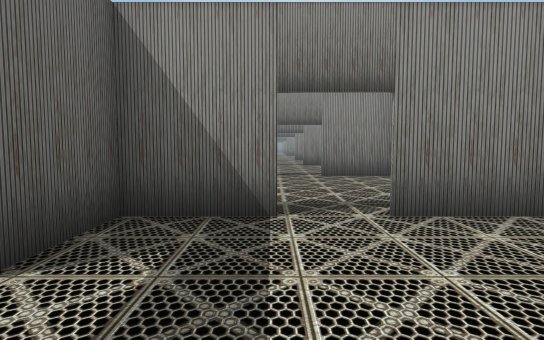
View 1 (above)

24 first-person views from a walk through a Unity game level. The camera is 1.5 m above the floor, tilts 4° down and sees 80° across. Doors are open. The floor is counted in squares, 2 m on a side. Each view is taken from the middle of a square. On the plan, view 1 faces up. The plan holds only what a view shows up to about 11 squares ahead; the rest is blank. The place goes on beyond the plan. The player character is not drawn.

View 2
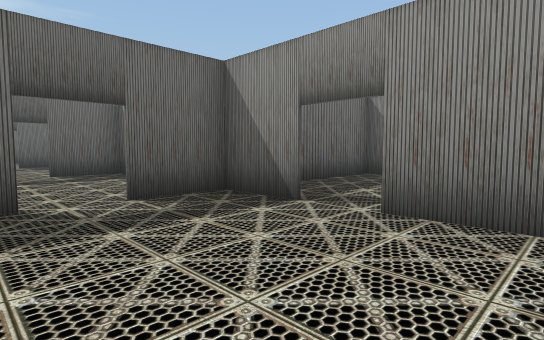

View 3
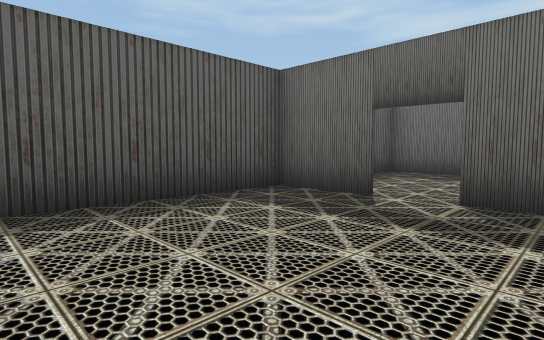

View 4
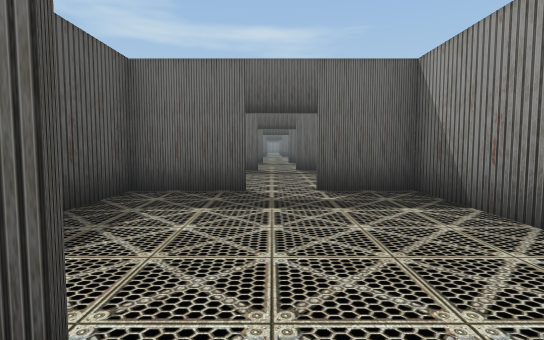

View 5
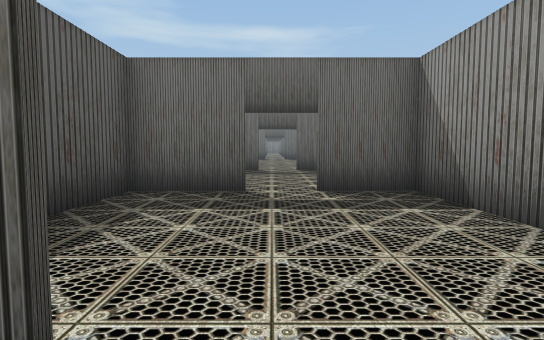

View 6
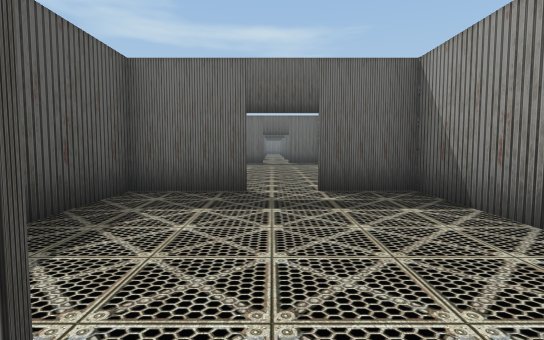

View 7
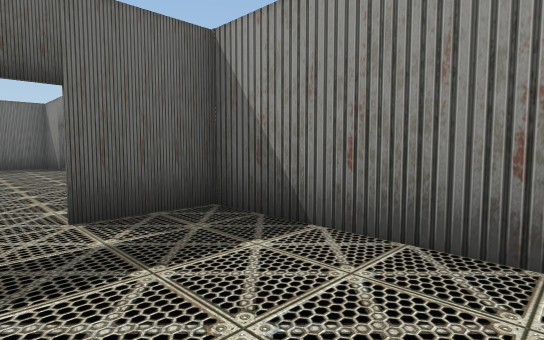

View 8
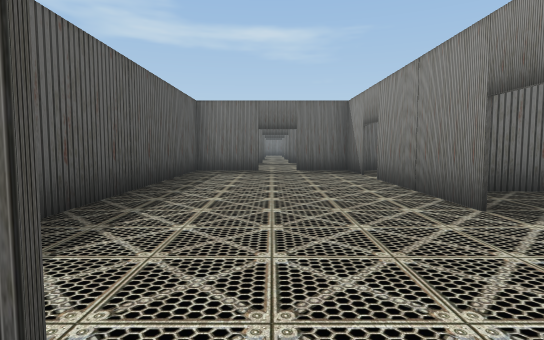

View 9
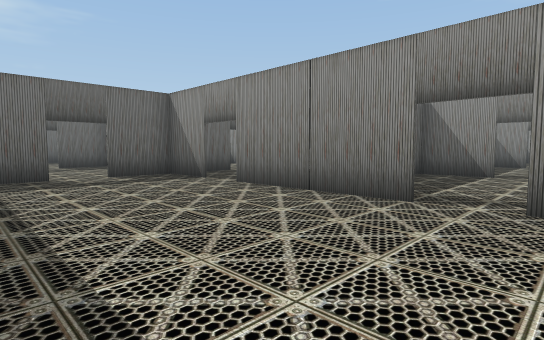

View 10
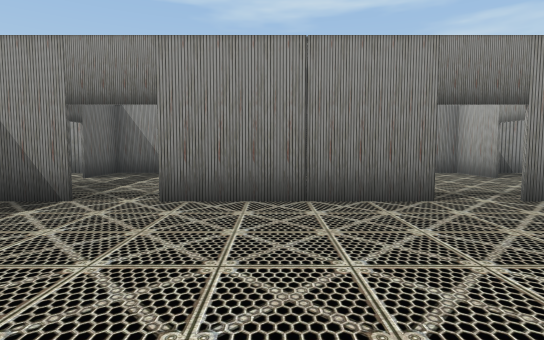

View 11
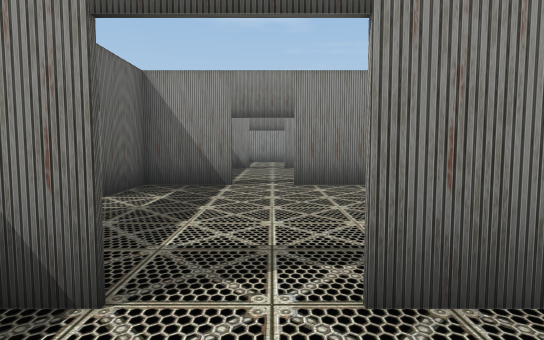

View 12
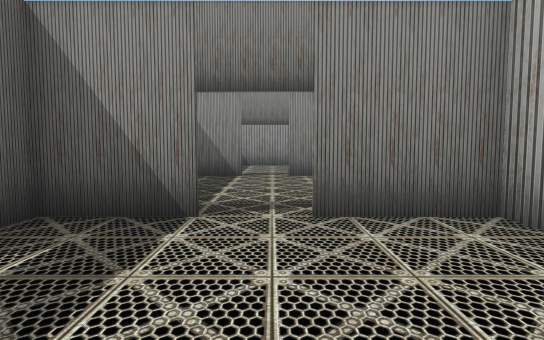

View 13
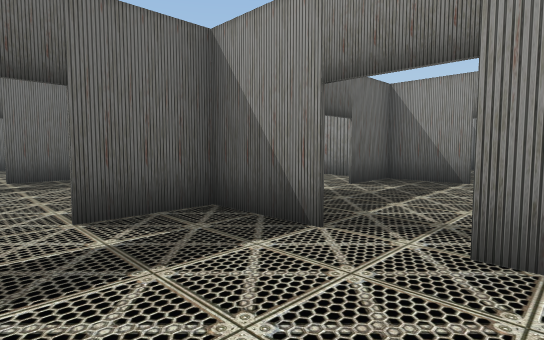

View 14
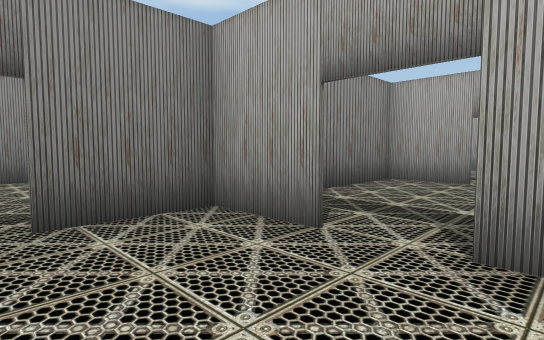

View 15
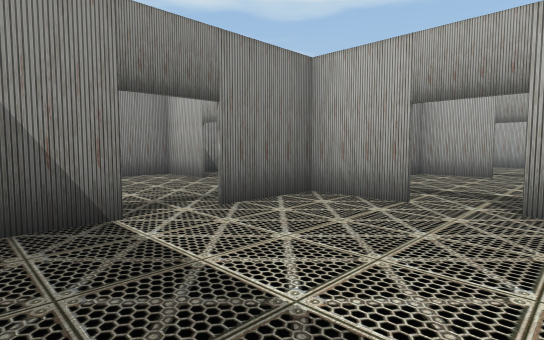

View 16
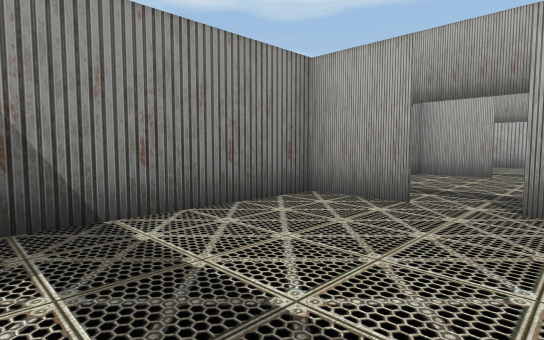

View 17
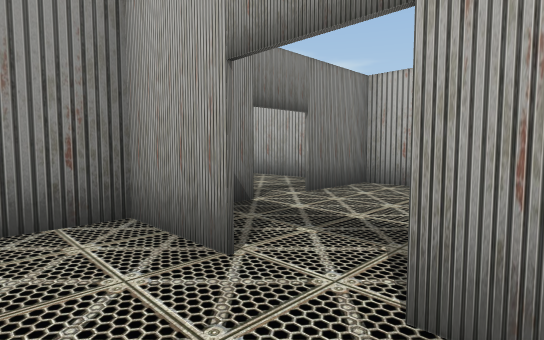

View 18
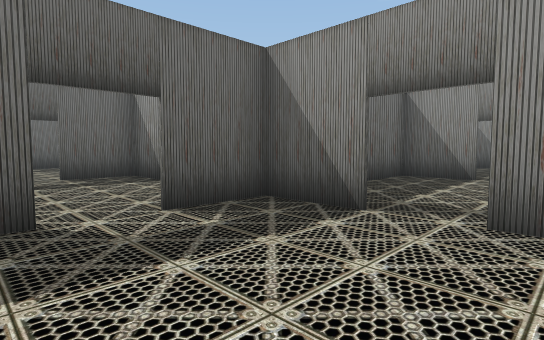

View 19
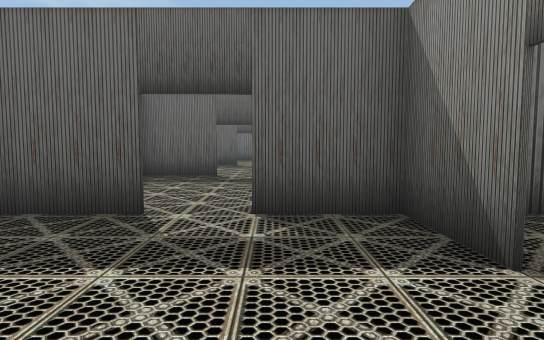

View 20
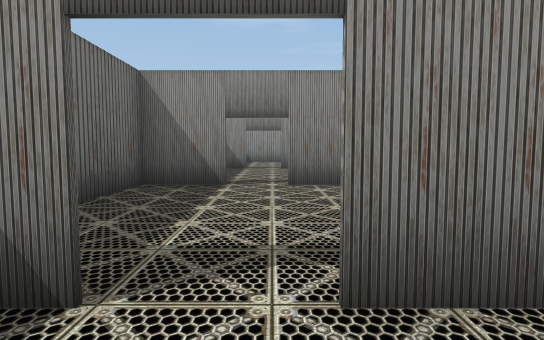

View 21
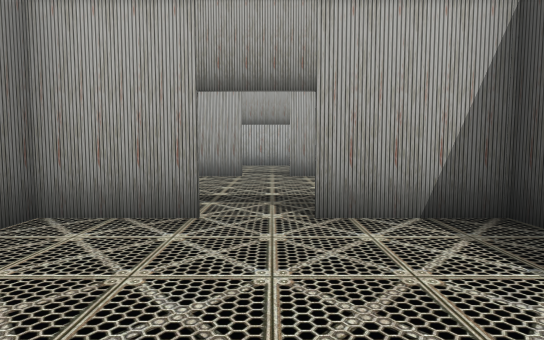

View 22
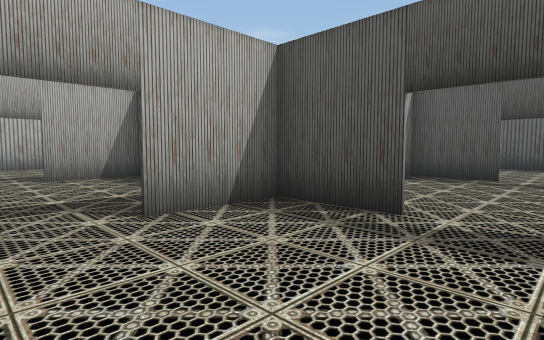

View 23
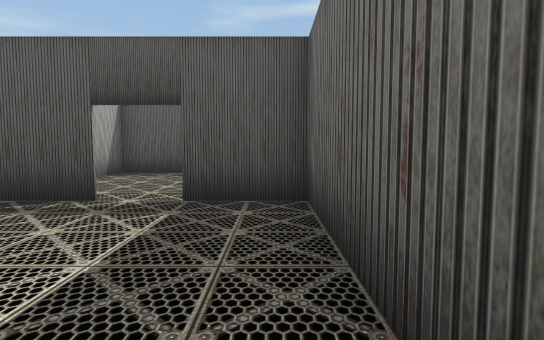

View 24
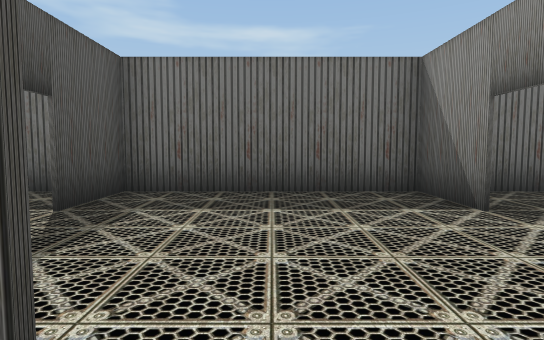

### Floor plan
Ten units are one square. View 1 is at (0, 0); x grows to the right and y downward. Boxes are objects, and circles mark ways between rooms. Rooms are numbered by the first view taken in them; rooms with no view inside come last. Other rooms are left out.
<svg viewBox="-284 -146 319 166">
<path fill="none" stroke="#000" d="M1 -35 -17 -35 -17 -18M-17 -6 -17 14 26 14M30 -35 12 -35M-66 -6 -66 14 -46 14M-39 -35 -66 -35M-66 -39 -66 -18M-115 -6 -115 14 -94 14M-89 -35 -116 -35M-115 -39 -115 -18M-166 -6 -166 15M-131 -35 -166 -35 -166 -18M-171 14 -141 14M-196 -35 -236 -35M-248 -35 -266 -35M-265 -6 -265 14 -171 14M-181 -35 -186 -35M-265 -39 -265 -18M-265 -56 -265 -39M-248 -84 -279 -84M-265 -85 -265 -68M-221 -84 -236 -84M-215 -79 -215 -34M-196 -84 -221 -84M-186 -35 -166 -35 -166 -56M-169 -84 -186 -84M-120 -84 -169 -84M-116 -68 -116 -89M-101 -84 -120 -84M-115 -56 -115 -39M-115 -85 -115 -68M-67 -68 -67 -90M-67 -50 -67 -56M-66 -56 -66 -39M-49 -84 -78 -84M-66 -90 -66 -68M-17 -75 -17 -85M-11 -84 -38 -84M-196 -135 -215 -135M-186 -85 -165 -85M-215 -85 -196 -85M-215 -141 -215 -79M-166 -118 -166 -135M-169 -135 -184 -135M-166 -68 -166 -106M-149 -135 -169 -135M-116 -118 -116 -130M-116 -89 -116 -106M-248 -135 -270 -135M-265 -135 -265 -118M-229 -135 -236 -135M-49 -135 -66 -135 -66 -90M-17 -100 -17 -121M-25 -135 -38 -135"/>
<circle cx="-20" cy="-15" r="3" fill="#2a7"/>
<circle cx="-70" cy="-15" r="3" fill="#2a7"/>
<circle cx="-120" cy="-15" r="3" fill="#2a7"/>
<circle cx="-170" cy="-15" r="3" fill="#2a7"/>
<circle cx="-245" cy="-35" r="3" fill="#2a7"/>
<circle cx="-193" cy="-33" r="3" fill="#2a7"/>
<circle cx="-245" cy="-85" r="3" fill="#2a7"/>
<circle cx="-170" cy="-65" r="3" fill="#2a7"/>
<circle cx="-193" cy="-83" r="3" fill="#2a7"/>
<circle cx="-120" cy="-65" r="3" fill="#2a7"/>
<circle cx="-70" cy="-65" r="3" fill="#2a7"/>
<circle cx="-45" cy="-85" r="3" fill="#2a7"/>
<circle cx="-170" cy="-115" r="3" fill="#2a7"/>
<text x="10" y="-10">1</text>
<text x="-50" y="-10">2</text>
<text x="-100" y="-10">3</text>
<text x="-150" y="-10">4</text>
<text x="-220" y="-10">5</text>
<text x="-250" y="-60">6</text>
<text x="-200" y="-60">7</text>
<text x="-150" y="-70">8</text>
<text x="-100" y="-70">9</text>
<text x="-50" y="-60">10</text>
<text x="-200" y="-110">11</text>
<text x="-150" y="-110">12</text>
<text x="-250" y="-110">13</text>
<text x="-50" y="-110">14</text>
</svg>
Room 1 opens to room 2. Room 2 opens to room 3. Room 3 opens to room 4. Room 4 opens to room 5. Room 5 opens to room 6. Room 5 opens to room 7. Room 6 opens to room 13. Room 7 opens to room 8. Room 7 opens to room 11. Room 8 opens to room 9. Room 9 opens to room 10. Room 10 opens to room 14. Room 11 opens to room 12.

Where each view was taken, in squares from view 1:
view 1: 0 up, 0 right, facing up
view 2: 0 up, 3 right, facing up-left
view 3: 3 up, 3 right, facing down-left
view 4: 1 up, 1 left, facing left
view 5: 1 up, 6 left, facing left
view 6: 1 up, 11 left, facing left
view 7: 1 up, 13 left, facing up-left
view 8: 1 up, 16 left, facing left
view 9: 1 down, 18 left, facing up-left
view 10: 1 down, 22 left, facing up
view 11: 2 up, 24 left, facing up
view 12: 5 up, 24 left, facing up
view 13: 6 up, 23 left, facing up-left
view 14: 5 up, 19 left, facing up-right
view 15: 5 up, 21 left, facing up-right
view 16: 5 up, 16 left, facing up-right
view 17: 5 up, 8 left, facing up-right
view 18: 5 up, 3 left, facing up-left
view 19: 7 up, 3 left, facing left
view 20: 7 up, 4 left, facing up
view 21: 11 up, 20 left, facing right
view 22: 12 up, 20 left, facing down-right
view 23: 13 up, 21 left, facing down
view 24: 11 up, 16 left, facing left
